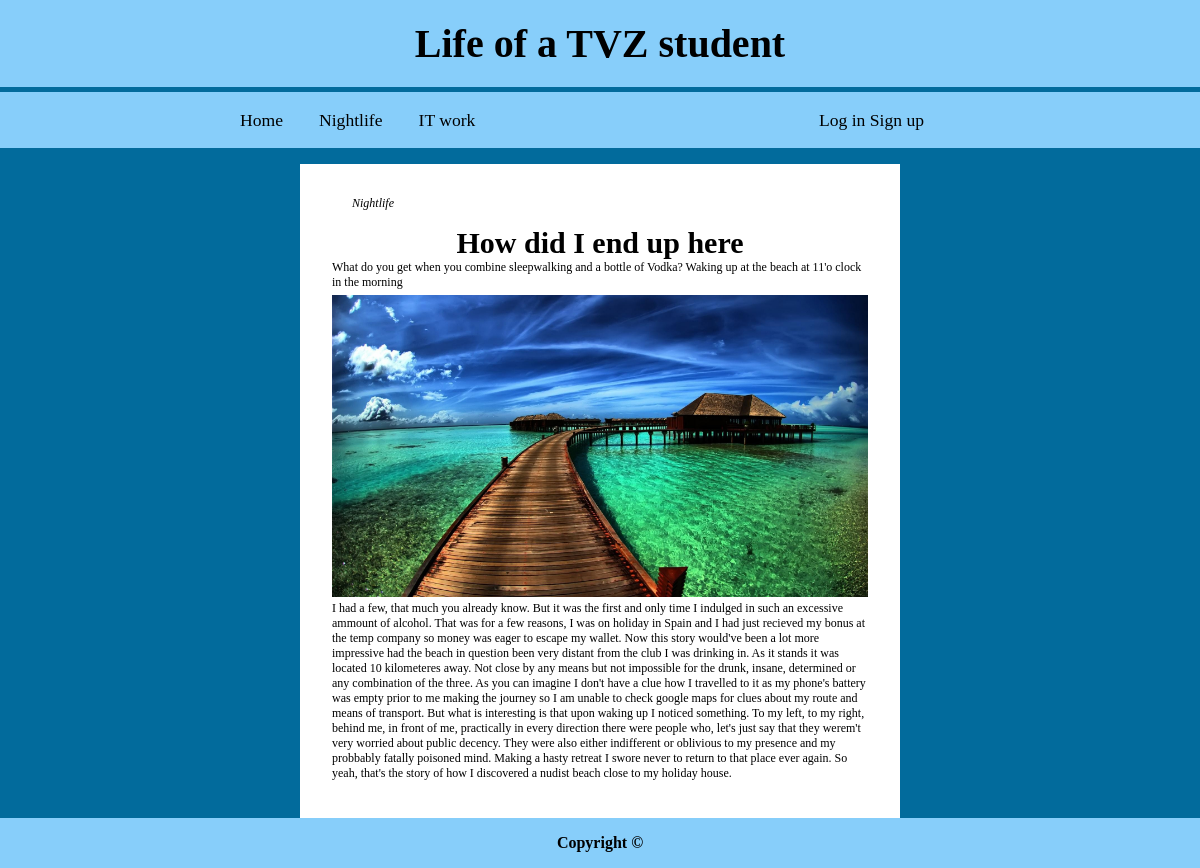
The app's page /clanak.php?id=23 with its own data.
### tables this page shows
CREATE TABLE `category` (
  `id` int(11) NOT NULL,
  `category` varchar(255) NOT NULL
);

CREATE TABLE `articles` (
  `id` int(11) NOT NULL,
  `date` varchar(32) NOT NULL DEFAULT current_timestamp(),
  `author` varchar(255) NOT NULL,
  `title` varchar(255) NOT NULL,
  `summary` tinytext NOT NULL,
  `content` text NOT NULL,
  `image_link` varchar(255) NOT NULL,
  `category_id` int(11) NOT NULL,
  `archive` tinyint(1) NOT NULL
);

### clanak.php (the view, shortened to what this page needs)
<?php
    function get_article_by_id($id, $dbc){
        $id_select = "SELECT a.*, c.category FROM articles AS a JOIN category AS c ON a.category_id = c.id WHERE a.id = $id";
        $article = mysqli_query($dbc, $id_select);
        return $article;
    }
    function print_article($db_result){
        if($row = mysqli_fetch_array($db_result)){
            echo '<p class="category">'. $row['category'] .'</p>';
            echo '<h2>'. $row['title'] .'</h2>';
            echo '<p class="description">' . $row['summary'] . '</p>';
            echo '<img class="article-img" src ="'. $row['image_link'] .'"/>';
            echo '<p class="paragraf">' . $row['content'] . '</p>';
        } else die();
    }
?>
<!DOCTYPE html>
<html lang = "en">
    <head>
        <link rel="stylesheet" type="text/css" href="CSS/style.css"/>
    </head>
    <body class="article-color">
        <?php include 'PHP/header.php'?>
        <section class="article-wrapper">
            <article>
                <?php
                    if(isset($_GET['id'])){
                        print_article(get_article_by_id($_GET['id'], $dbc));
                    } elseif(isset($_GET['name'])){
                        print_article(get_article_by_name($_GET['name'], $dbc));
                    }
                ?>
            </article>
        </section>
        <?php include 'PHP/footer.php'?>
    </body>
</html>

### PHP/header.php
<?php
    $sql = "SELECT c.category FROM category AS c";
?>
<header>
    <h1 class="header-text">Life of a TVZ student</h1>
    <nav class="nav-bar">
        <a href="index.php">Home</a>
        <?php
        require 'connect.php';
        $result = mysqli_query($dbc, $sql);
        if($result){
            while($row = mysqli_fetch_array($result)){
                echo('<a href = "kategorija.php?naziv=' . $row['category'] .'">'. $row['category'] .'');
            }
        }
        ?>
        <?php
            if(isset($_SESSION['username'])){
                if($_SESSION['level'] == 1){
                    echo '<a href="administracija.php">Admin</a>';
                }
                echo    '<div class="login-wrapper">
                            <a href="PHP/logout.php">Logout</a>
                            <p>'. $_SESSION['username'] .'
                        </div>';
            } else echo '<div class="login-wrapper">
            <a href="login.php">Log in</a>
            <a href="registracija.php">Sign up</a>
        </div>';
        ?>
    </nav>
</header>

### CSS/style.css (style rules this page uses)
* { margin: 0; padding: 0; box-sizing: border-box; font-family: "Times New Roman", Times, serif; }
a { text-decoration: none; color: black; }
a:link { text-decoration: none; }
header, footer { width: 100%; }
header { background-color: lightskyblue; position: sticky; }
.header-text { text-align: center; font-size: 2.5em; padding: .5em 0em; border-bottom: 5px solid #026b9c; }
.nav-bar { padding: 0% 20% 0% 20%; overflow: hidden; font-size: 1em; }
.nav-bar > a { float: left; padding-right: 5%; padding-top: 1em; padding-bottom: 1em; font-size: 1.1em; }
.login-wrapper { float:right; padding-right: 5%; padding-top: 1em; padding-bottom: 1em; font-size: 1.1em; }
body { display:flex; flex-direction: column; }
.article-color { background-color: #026b9c; }
.article-wrapper { margin: 0 auto; background:white; margin-top: 1em; padding: 2em; margin-left: 25%; margin-right: 25%; }
.category { font-size: 0.7em; padding-left: 20px; margin-bottom: 10px; font-style: italic; }
.article-wrapper > article > h2 { text-align: center; font-size: 2.5vw; }
.article-wrapper > article > p { font-size: 1vw; padding-bottom: 5px; }
.article-img { max-width: 100%; object-fit: cover; align-self: center; }

### records on screen
category: category "Nightlife"
category: category "IT work"
articles: category.category "Nightlife", title "How did I end up here", summary "What do you get when you combine sleepwalking and a bottle of Vodka? Waking up at the beach at 11'o clock in the morning", image_link (picture), content "I had a few, that much you already know. But it was the first and only time I indulged in such an excessive ammount of alcohol. That was for a few reasons, I was on holiday in Spain and I had just recieved my bonus at the temp company so money was eager to escape my wallet. Now this story would've been a lot more impressive had the beach in question been very distant from the club I was drinking in. As it stands it was located 10 kilometeres away. Not close by any means but not impossible for the drunk, insane, determined or any combination of the three. As you can imagine I don't have a clue how I travelled to it as my phone's battery was empty prior to me making the journey so I am unable…"
